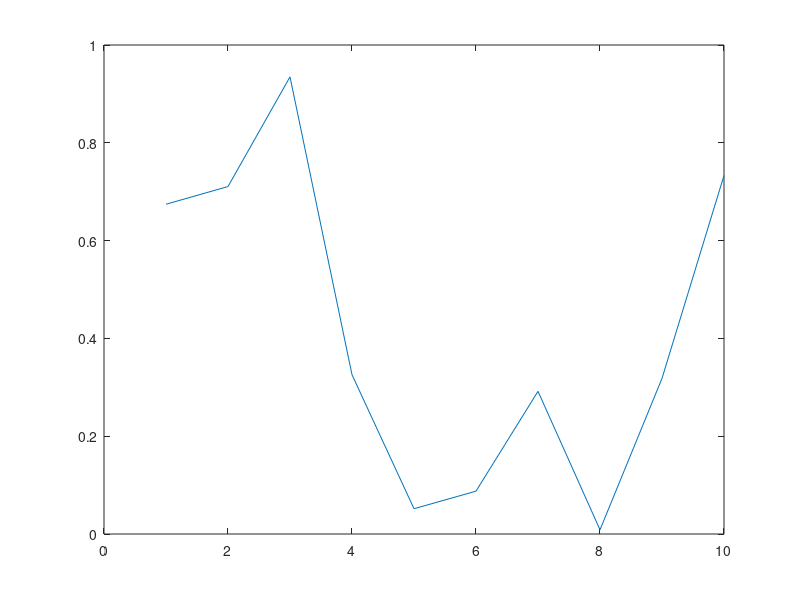

Here is the MATLAB script that generated this plot:
clear all
close all
clc

A = {rand(2,2,2), 'Februar', 10.28};
B{1,1} = 1:8;
B{1,2} = strvcat('Ponedeljak','Utorak','Srijeda','Cetvrtak');
B{2,2} =  A;
% cellplot(B)

L = plot(1:10,rand(1,10));
